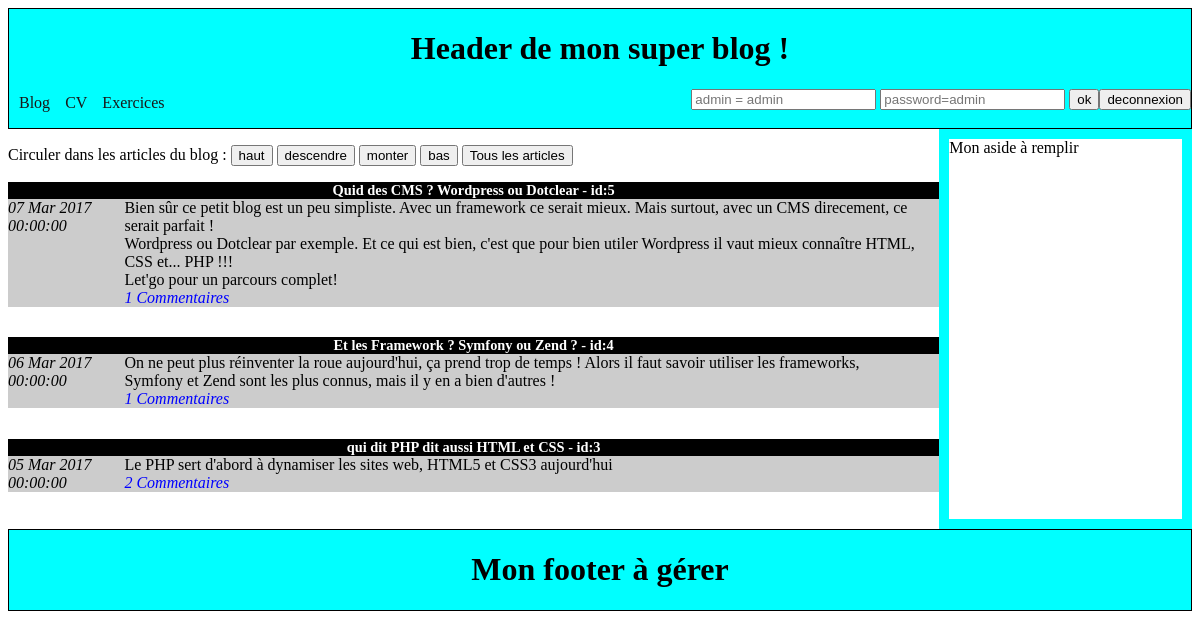
/indexArticles.php, run on the app's committed database.
### tables this page shows
CREATE TABLE  Articles (
  id int(11) PRIMARY KEY AUTO_INCREMENT,
  titre varchar(255) NOT NULL,
  contenu text NOT NULL,
  visible tinyint(1) NOT NULL DEFAULT 1,
  dateCreation datetime NOT NULL
);

### indexArticles.php (the view, shortened to what this page needs)
<DOCTYPE html>
<html>
    <head><?php include("include/head.php"); ?></head>
<body>
<?php include("include/header.php"); ?>
<section class="section">
<article>
    <?php
    $nbMessages=3;
    $debut=0;
    ?>
    <?php include("include/connexion.php"); ?>
    <?php if(
        ( isset($_POST['tousLesArticles']) AND $_POST['tousLesArticles']==1 ) OR
        ( isset($_GET['tousLesArticles'])  AND $_GET['tousLesArticles']==1 ) OR
        isset($_POST['boutonTousLesArticles'])
    ) $tousLesArticles=1;
    else $tousLesArticles=0;
     ?>
    <?php if($tousLesArticles) $limit='';
    else $limit='LIMIT ' .$debut. ', ' .$nbMessages;
    ?>
    <form action="indexArticles.php" method="POST">
    <p> Circuler dans les articles du blog :
        <input type="submit" name="haut" value="haut">
        <input type="submit" name="descendre" value="descendre">
        <input type="submit" name="monter" value="monter">
        <input type="submit" name="bas" value="bas">
        <input type="submit" name="boutonTousLesArticles" value="Tous les articles">
     </p>
    </form>
    <?php $reqSQL='SELECT id, titre, contenu, dateCreation FROM articles
    WHERE visible=1
    ORDER BY dateCreation DESC '.$limit;
    $requete=$bdd->query($reqSQL);
    while($ligne=$requete->fetch()){ ?>
        <div class="toutArticle">
            <h3>
                <?php echo htmlspecialchars($ligne['titre']).' - id:'.htmlspecialchars($ligne['id']); ?>
            </h3>
            <div class="articleEtDate">
            <p class="dateArticle"><em><?php
                    $date=date_create($ligne['dateCreation']);
                    echo date_format($date,'d M Y').'<br/>';
                    echo date_format($date,'H:i:s');
            ?></em></p>
            <p class="article"> <?php
                echo nl2br(htmlspecialchars($ligne['contenu']));
                $reqSQL2='SELECT count(*) as nbCommentaires FROM commentaires WHERE idArticle=' .$ligne['id']. ' AND visible=1';
                $requete2=$bdd->query($reqSQL2);
                $ligne2=$requete2->fetch(); ?>
                <em><a href="indexCommentaires.php?idArticle=<?php echo $ligne['id'] ?>&amp;debut=<?php echo $debut ?>&amp;tousLesArticles=<?php echo $tousLesArticles ?>">
                    <br/> <?php echo $ligne2['nbCommentaires']?> Commentaires
                </a></em>
            </p>
            </div>
        </div>
    <?php }
    $requete->closeCursor(); ?>
</article>
<aside class="aside">
    Mon aside à remplir
</aside>
</section>
<?php include("include/footer.php"); ?>
</body>
</html>

### include/head.php (shortened to what this page needs)
<link href="css/style.css" rel="stylesheet" type="text/css" />

### include/header.php
<header>
	<h1>Header de mon super blog !</h1>
	<?php include("nav.php"); ?>
</header>

### include/nav.php
<nav id="nav">
	<ul>
        <li><a href="indexArticles.php">Blog</a></li>
        <li><a href="indexCV.php">CV</a></li>
        <li><a href="indexEXOS.php">Exercices</a></li>
    </ul>
	<form id="admin" action="indexAdminArticles.php" method="POST" >
		<input type="text" name="admin" id="password" placeholder="admin = admin">
		<input type="password" name="password" id="password" placeholder="password=admin">
		<input type="submit" value="ok">
	</form>
	<form id="deconnexion" action="indexArticles.php" method="POST" >
		<input type="submit" name="deconnexion" value="deconnexion">
	</form>
</nav>

### include/footer.php
<footer>
	<h1>Mon footer à gérer</h1>
</footer>

### css/style.css (style rules this page uses)
section { min-height: 400px; }
.section { display : flex; }
article { flex:4; }
.aside { border:aqua solid 10px; flex:1; }
footer, header { border:black solid 1px; background:aqua; }
h1, h3 { text-align:center; }
h3 { background-color: black; color: white; font-size:0.9em; margin-bottom: 0px; }
.articleEtDate, .articleEtDateCacher { display : flex; }
.article { flex:7; }
.dateArticle { flex:1; min-width: 100px; }
.articleEtDate p, .commentaires { background-color: #CCCCCC; margin-top: 0px; }
#nav { display: flex; }
#admin, #deconnexion { margin-top: 0px; text-align: right; }
#nav ul { flex:2; margin-top: 5px; list-style-type: none; display: flex; margin-left: -30px; }
#nav li { margin-right: 15px; }
#nav a { color: #181818; }
a { text-decoration:none; color:blue; }

### data on the page
articles: titre "Quid des CMS ? Wordpress ou Dotclear", id "5", dateCreation "07 Mar 2017", dateCreation "00:00:00", contenu "Bien sûr ce petit blog est un peu simpliste. Avec un framework ce serait mieux. Mais surtout, avec un CMS direcement, ce serait parfait ! Wordpress ou Dotclear par exemple. Et ce qui est bien, c'est que pour bien utiler Wordpress il vaut mieux connaître HTML, CSS et... PHP !!! Let'go pour un parcours complet!", nbCommentaires "1"
articles: titre "Et les Framework ? Symfony ou Zend ?", id "4", dateCreation "06 Mar 2017", dateCreation "00:00:00", contenu "On ne peut plus réinventer la roue aujourd'hui, ça prend trop de temps ! Alors il faut savoir utiliser les frameworks, Symfony et Zend sont les plus connus, mais il y en a bien d'autres !", nbCommentaires "1"
articles: titre "qui dit PHP dit aussi HTML et CSS", id "3", dateCreation "05 Mar 2017", dateCreation "00:00:00", contenu "Le PHP sert d'abord à dynamiser les sites web, HTML5 et CSS3 aujourd'hui", nbCommentaires "2"
